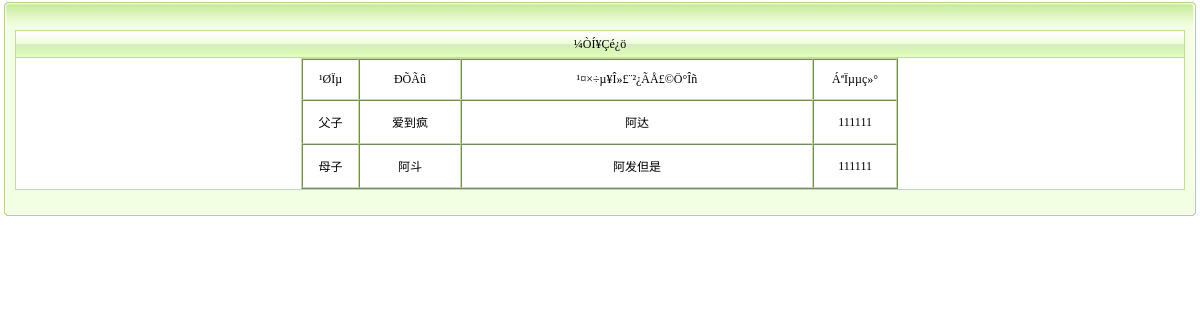
The page /sys/tab/student_jtqk.php?id=3 (signed in) on the database its author committed.
### tables this page shows
CREATE TABLE IF NOT EXISTS `home` (
  `id` int(4) NOT NULL AUTO_INCREMENT,
  `user_id` int(4) NOT NULL,
  `title` varchar(80) NOT NULL,
  `name` varchar(80) NOT NULL,
  `work` varchar(200) NOT NULL,
  `telephone` varchar(25) NOT NULL,
  PRIMARY KEY (`id`)
);

### sys/tab/student_jtqk.php (the view, shortened to what this page needs)
<!DOCTYPE html PUBLIC "-//W3C//DTD XHTML 1.0 Transitional//EN" "http://www.w3.org/TR/xhtml1/DTD/xhtml1-transitional.dtd">
<html xmlns="http://www.w3.org/1999/xhtml">
<head>
</head>
<body>
<table width="100%" border="0" align="center" cellpadding="0" cellspacing="0">
  <tr>
    <td height="30"><table width="100%" border="0" cellspacing="0" cellpadding="0">
      <tr>
        <td width="15" height="30"><img src="images/tab_03.gif" width="15" height="30" /></td>
        <td width="1101" background="images/tab_05.gif"><span class="STYLE4"></span></td>
        <td width="281" background="images/tab_05.gif"></td>
        <td width="14"><img src="images/tab_07.gif" width="14" height="30" /></td>
      </tr>
    </table></td>
  </tr>
  <tr>
    <td><table width="100%" border="0" cellspacing="0" cellpadding="0">
      <tr>
        <td width="9" background="images/tab_12.gif">&nbsp;</td>
        <td bgcolor="#f3ffe3"><table width="99%" border="0" align="center" cellpadding="0" cellspacing="1" bgcolor="#c0de98" onmouseover="changeto()"  onmouseout="changeback()">
          <tr>
            <td width="6%" height="26" background="images/tab_14.gif" class="STYLE1"><div align="center" class="STYLE2 STYLE1">¼ÒÍ¥Çé¿ö</div></td>
          </tr>
          <tr>
            <td height="18" bgcolor="#FFFFFF" class="STYLE2">
            	<div align="center" class="STYLE2 STYLE1">
            		<table border="1" style="border-color:#C0DE98; "  cellspacing="0" cellpadding="0" width="597">
					  <tr>
					    <td width="49" nowrap="nowrap"><p align="center">¹ØÏµ </p></td>
					    <td width="91" nowrap="nowrap"><p align="center">ÐÕÃû </p></td>
					    <td width="317" nowrap="nowrap"><p align="center">¹¤×÷µ¥Î»£¨²¿ÃÅ£©Ö°Îñ </p></td>
					    <td width="75" nowrap="nowrap"><p align="center">ÁªÏµµç»° </p></td>
					  </tr>
					  <?php
					  		$id = $_GET['id'];
					  		$query = "select * from home where user_id=".$id;
					  		$result = mysql_query($query);
					  		while($row=mysql_fetch_row($result)){
					  			echo "
					  				  <tr>
									    <td width='49' nowrap='nowrap'><p align='center'>$row[2]</p></td>
									    <td width='91' nowrap='nowrap'><p align='center'>$row[3]</p></td>
									    <td width='317' nowrap='nowrap'><p align='center'>$row[4]</p></td>
									    <td width='75' nowrap='nowrap'><p align='center'>$row[5]</p></td>
									  </tr>
					  				";
					  		}
					  ?>
					</table>
            	</div>
            </td>
          </tr>
        </table></td>
        <td width="9" background="images/tab_16.gif">&nbsp;</td>
      </tr>
    </table></td>
  </tr>
  <tr>
    <td height="29"><table width="100%" border="0" cellspacing="0" cellpadding="0">
      <tr>
        <td width="15" height="29"><img src="images/tab_20.gif" width="15" height="29" /></td>
        <td background="images/tab_21.gif"><table width="100%" border="0" cellspacing="0" cellpadding="0">
          <tr>
            <td width="25%" height="29" nowrap="nowrap"><span class="STYLE1"></span></td>
            <td width="75%" valign="top" class="STYLE1"><div align="right">
              <table width="352" height="20" border="0" cellpadding="0" cellspacing="0">
                <tr>
                  <td width="62" height="22" valign="middle"><div align="right"></div></td>
                  <td width="50" height="22" valign="middle"><div align="right"></div></td>
                  <td width="54" height="22" valign="middle"><div align="right"></div></td>
                  <td width="49" height="22" valign="middle"><div align="right"></div></td>
                  <td width="59" height="22" valign="middle"><div align="right"></div></td>
                  <td width="25" height="22" valign="middle"></td>
                  <td width="23" height="22" valign="middle"></td>
                  <td width="30" height="22" valign="middle"></td>
                </tr>
              </table>
            </div></td>
          </tr>
        </table></td>
        <td width="14"><img src="images/tab_22.gif" width="14" height="29" /></td>
      </tr>
    </table></td>
  </tr>
</table>
</body>
</html>

### sys/tab/student_jtqk.php (style rules this page uses)
.STYLE1 { font-size: 12px }

### rows shown on the page
home: title "父子", name "爱到疯", work "阿达", telephone "111111"
home: title "母子", name "阿斗", work "阿发但是", telephone "111111"
